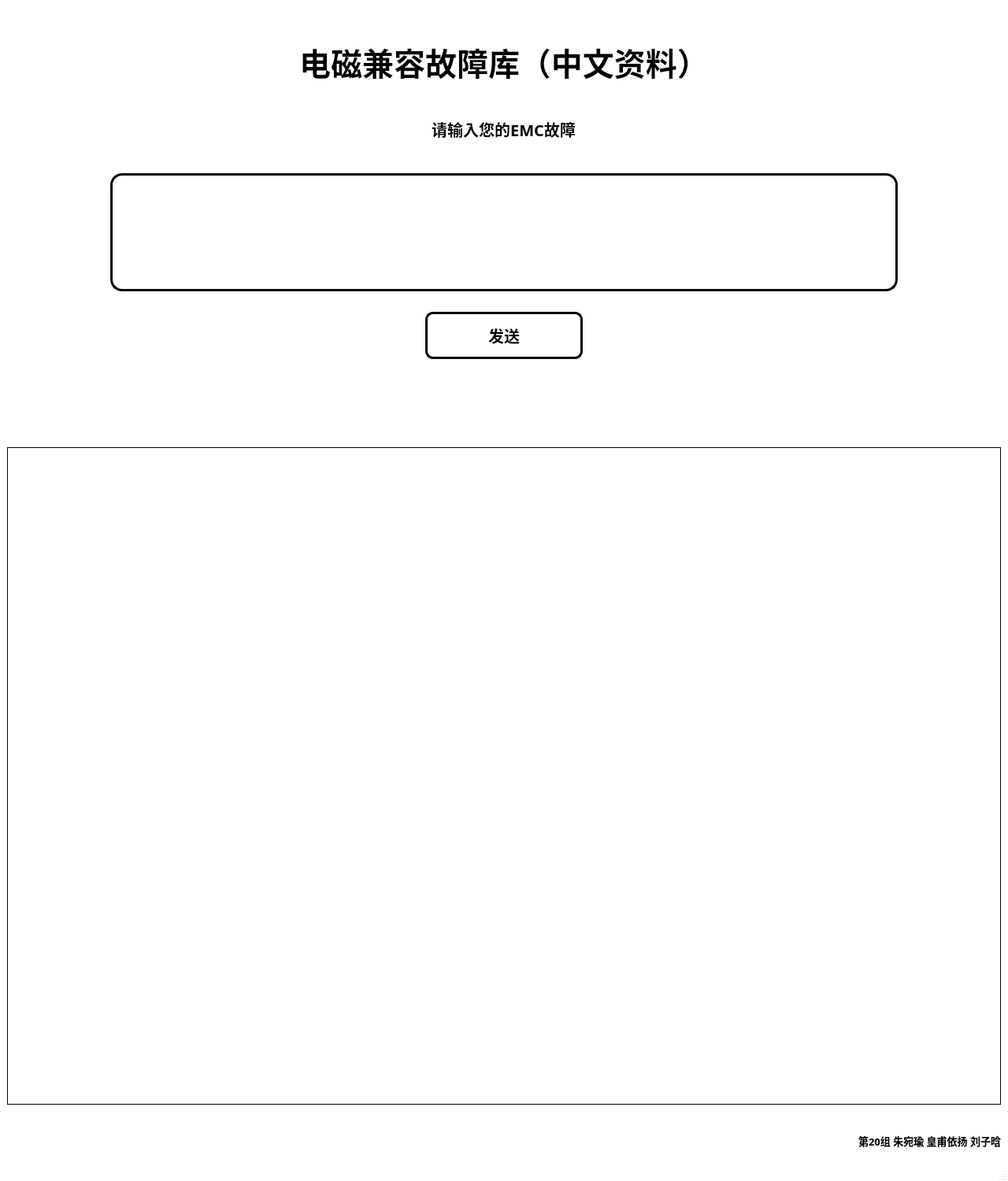
<?xml version="1.0" encoding="UTF-8"?>
<ui version="4.0">
 <class>MainWindow</class>
 <widget class="QMainWindow" name="MainWindow">
  <property name="enabled">
   <bool>true</bool>
  </property>
  <property name="geometry">
   <rect>
    <x>0</x>
    <y>0</y>
    <width>1280</width>
    <height>1500</height>
   </rect>
  </property>
  <property name="sizePolicy">
   <sizepolicy hsizetype="Preferred" vsizetype="Preferred">
    <horstretch>0</horstretch>
    <verstretch>0</verstretch>
   </sizepolicy>
  </property>
  <property name="windowTitle">
   <string>MainWindow</string>
  </property>
  <property name="styleSheet">
   <string notr="true">QMainWindow { 
    background-color: rgb(255, 255, 255) ;
}</string>
  </property>
  <widget class="QWidget" name="centralwidget">
   <property name="styleSheet">
    <string notr="true"/>
   </property>
   <layout class="QVBoxLayout" name="verticalLayout">
    <item>
     <widget class="QLabel" name="BUAALabel">
      <property name="text">
       <string/>
      </property>
      <property name="pixmap">
       <pixmap>../../../../../各类PPT/PPT素材/BUAA-白底蓝字.png</pixmap>
      </property>
      <property name="scaledContents">
       <bool>false</bool>
      </property>
      <property name="alignment">
       <set>Qt::AlignCenter</set>
      </property>
     </widget>
    </item>
    <item>
     <spacer name="verticalSpacer_3">
      <property name="orientation">
       <enum>Qt::Vertical</enum>
      </property>
      <property name="sizeType">
       <enum>QSizePolicy::Fixed</enum>
      </property>
      <property name="sizeHint" stdset="0">
       <size>
        <width>20</width>
        <height>20</height>
       </size>
      </property>
     </spacer>
    </item>
    <item>
     <widget class="QLabel" name="titleLabel">
      <property name="font">
       <font>
        <family>HarmonyOS Sans SC Medium</family>
        <pointsize>30</pointsize>
        <weight>75</weight>
        <bold>true</bold>
       </font>
      </property>
      <property name="styleSheet">
       <string notr="true">QLabel { 
    background-color: white;
}</string>
      </property>
      <property name="text">
       <string>电磁兼容故障库（中文资料）</string>
      </property>
      <property name="alignment">
       <set>Qt::AlignCenter</set>
      </property>
     </widget>
    </item>
    <item>
     <spacer name="verticalSpacer_2">
      <property name="orientation">
       <enum>Qt::Vertical</enum>
      </property>
      <property name="sizeType">
       <enum>QSizePolicy::Fixed</enum>
      </property>
      <property name="sizeHint" stdset="0">
       <size>
        <width>20</width>
        <height>20</height>
       </size>
      </property>
     </spacer>
    </item>
    <item alignment="Qt::AlignHCenter">
     <widget class="QLabel" name="noticeLabel">
      <property name="minimumSize">
       <size>
        <width>0</width>
        <height>60</height>
       </size>
      </property>
      <property name="maximumSize">
       <size>
        <width>600</width>
        <height>60</height>
       </size>
      </property>
      <property name="font">
       <font>
        <family>HarmonyOS Sans SC Medium</family>
        <pointsize>15</pointsize>
        <weight>75</weight>
        <bold>true</bold>
       </font>
      </property>
      <property name="styleSheet">
       <string notr="true">QLabel { 
    background-color: white;
}</string>
      </property>
      <property name="text">
       <string>请输入您的EMC故障</string>
      </property>
      <property name="alignment">
       <set>Qt::AlignCenter</set>
      </property>
     </widget>
    </item>
    <item>
     <spacer name="verticalSpacer_5">
      <property name="orientation">
       <enum>Qt::Vertical</enum>
      </property>
      <property name="sizeType">
       <enum>QSizePolicy::Fixed</enum>
      </property>
      <property name="sizeHint" stdset="0">
       <size>
        <width>20</width>
        <height>20</height>
       </size>
      </property>
     </spacer>
    </item>
    <item>
     <layout class="QHBoxLayout" name="horizontalLayout">
      <item>
       <spacer name="horizontalSpacer_2">
        <property name="orientation">
         <enum>Qt::Horizontal</enum>
        </property>
        <property name="sizeType">
         <enum>QSizePolicy::Fixed</enum>
        </property>
        <property name="sizeHint" stdset="0">
         <size>
          <width>40</width>
          <height>20</height>
         </size>
        </property>
       </spacer>
      </item>
      <item alignment="Qt::AlignHCenter">
       <widget class="QTextEdit" name="userInputTextEdit">
        <property name="minimumSize">
         <size>
          <width>1000</width>
          <height>60</height>
         </size>
        </property>
        <property name="maximumSize">
         <size>
          <width>16777215</width>
          <height>150</height>
         </size>
        </property>
        <property name="font">
         <font>
          <family>HarmonyOS Sans SC Medium</family>
          <pointsize>10</pointsize>
         </font>
        </property>
        <property name="focusPolicy">
         <enum>Qt::StrongFocus</enum>
        </property>
        <property name="autoFillBackground">
         <bool>false</bool>
        </property>
        <property name="styleSheet">
         <string notr="true">QTextEdit {
	color:black;
    border-radius: 15px;
    background:rgb(255, 255, 255);
    border:3px solid black;
}</string>
        </property>
        <property name="sizeAdjustPolicy">
         <enum>QAbstractScrollArea::AdjustToContents</enum>
        </property>
       </widget>
      </item>
      <item>
       <spacer name="horizontalSpacer">
        <property name="orientation">
         <enum>Qt::Horizontal</enum>
        </property>
        <property name="sizeType">
         <enum>QSizePolicy::Fixed</enum>
        </property>
        <property name="sizeHint" stdset="0">
         <size>
          <width>40</width>
          <height>20</height>
         </size>
        </property>
       </spacer>
      </item>
     </layout>
    </item>
    <item>
     <spacer name="verticalSpacer_6">
      <property name="orientation">
       <enum>Qt::Vertical</enum>
      </property>
      <property name="sizeType">
       <enum>QSizePolicy::Fixed</enum>
      </property>
      <property name="sizeHint" stdset="0">
       <size>
        <width>20</width>
        <height>20</height>
       </size>
      </property>
     </spacer>
    </item>
    <item alignment="Qt::AlignHCenter">
     <widget class="QPushButton" name="sendPushButton">
      <property name="minimumSize">
       <size>
        <width>200</width>
        <height>60</height>
       </size>
      </property>
      <property name="maximumSize">
       <size>
        <width>200</width>
        <height>16777215</height>
       </size>
      </property>
      <property name="font">
       <font>
        <family>HarmonyOS Sans SC Medium</family>
        <pointsize>15</pointsize>
        <weight>75</weight>
        <bold>true</bold>
       </font>
      </property>
      <property name="styleSheet">
       <string notr="true">QPushButton { 
    background-color: white ;
}QPushButton{
    color:black;
    border-radius: 10px;
    background:rgb(255, 255, 255);
    border:3px solid black;
}
QPushButton:hover{
    background:rgb(237, 108, 0, 150);
}
QPushButton:pressed{
    background:white;
}</string>
      </property>
      <property name="text">
       <string>发送</string>
      </property>
     </widget>
    </item>
    <item>
     <spacer name="verticalSpacer_4">
      <property name="orientation">
       <enum>Qt::Vertical</enum>
      </property>
      <property name="sizeType">
       <enum>QSizePolicy::Fixed</enum>
      </property>
      <property name="sizeHint" stdset="0">
       <size>
        <width>20</width>
        <height>20</height>
       </size>
      </property>
     </spacer>
    </item>
    <item alignment="Qt::AlignHCenter">
     <widget class="QLabel" name="infoLabel">
      <property name="minimumSize">
       <size>
        <width>1000</width>
        <height>60</height>
       </size>
      </property>
      <property name="maximumSize">
       <size>
        <width>16777215</width>
        <height>16777215</height>
       </size>
      </property>
      <property name="styleSheet">
       <string notr="true">QLabel { 
    background-color: white;
	font: 57 10pt &quot;HarmonyOS Sans SC Medium&quot;;
    background:rgb(255, 255, 255);
}</string>
      </property>
      <property name="text">
       <string/>
      </property>
      <property name="alignment">
       <set>Qt::AlignCenter</set>
      </property>
     </widget>
    </item>
    <item>
     <spacer name="verticalSpacer">
      <property name="orientation">
       <enum>Qt::Vertical</enum>
      </property>
      <property name="sizeType">
       <enum>QSizePolicy::Fixed</enum>
      </property>
      <property name="sizeHint" stdset="0">
       <size>
        <width>20</width>
        <height>20</height>
       </size>
      </property>
     </spacer>
    </item>
    <item>
     <widget class="QTableView" name="dispTableView">
      <property name="font">
       <font>
        <family>HarmonyOS Sans SC Medium</family>
        <pointsize>12</pointsize>
       </font>
      </property>
      <property name="styleSheet">
       <string notr="true">QTableView {
	gridline-color: black;
    border: 1px solid black;
}
QHeaderView::section {
   	border: 1px solid black;
    background-color: rgb(255, 255, 255);
   	padding: 4px;
}</string>
      </property>
     </widget>
    </item>
    <item>
     <spacer name="verticalSpacer_7">
      <property name="orientation">
       <enum>Qt::Vertical</enum>
      </property>
      <property name="sizeType">
       <enum>QSizePolicy::Fixed</enum>
      </property>
      <property name="sizeHint" stdset="0">
       <size>
        <width>20</width>
        <height>20</height>
       </size>
      </property>
     </spacer>
    </item>
    <item alignment="Qt::AlignRight">
     <widget class="QLabel" name="label">
      <property name="minimumSize">
       <size>
        <width>0</width>
        <height>40</height>
       </size>
      </property>
      <property name="maximumSize">
       <size>
        <width>800</width>
        <height>16777215</height>
       </size>
      </property>
      <property name="sizeIncrement">
       <size>
        <width>0</width>
        <height>0</height>
       </size>
      </property>
      <property name="font">
       <font>
        <family>HarmonyOS Sans SC Medium</family>
        <pointsize>10</pointsize>
        <weight>75</weight>
        <bold>true</bold>
       </font>
      </property>
      <property name="styleSheet">
       <string notr="true">QLabel { 
    background-color: white;
}</string>
      </property>
      <property name="text">
       <string>第20组 朱宛瑜 皇甫依扬 刘子晗</string>
      </property>
      <property name="alignment">
       <set>Qt::AlignRight|Qt::AlignTrailing|Qt::AlignVCenter</set>
      </property>
     </widget>
    </item>
   </layout>
  </widget>
  <widget class="QMenuBar" name="menubar">
   <property name="geometry">
    <rect>
     <x>0</x>
     <y>0</y>
     <width>1280</width>
     <height>22</height>
    </rect>
   </property>
  </widget>
  <widget class="QStatusBar" name="statusbar"/>
 </widget>
 <resources/>
 <connections/>
</ui>
